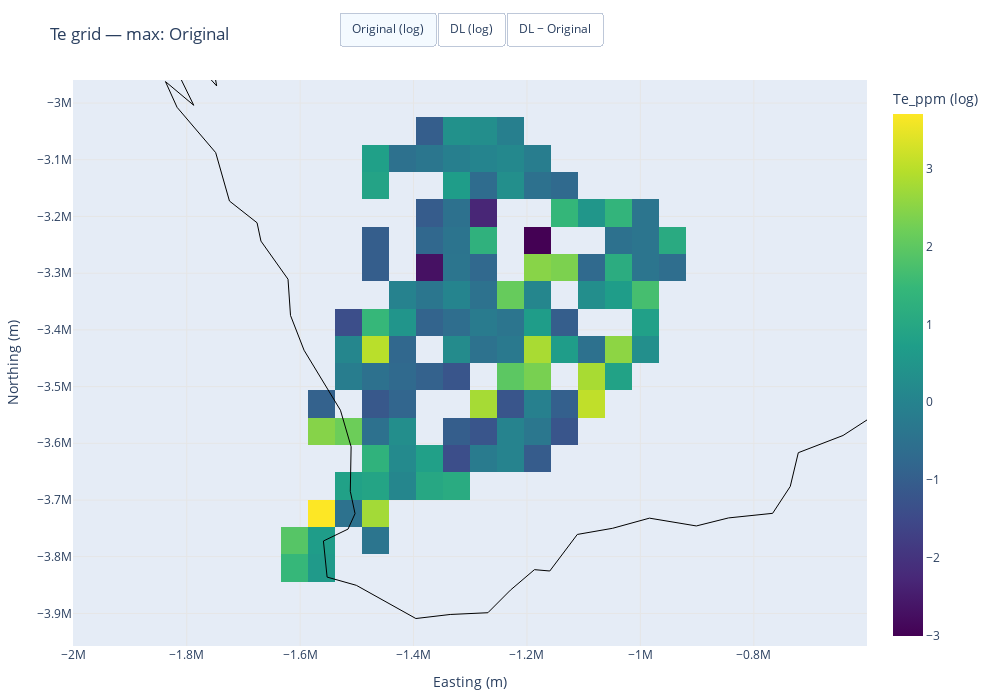

This figure's notebook cell:
### Code cell
# ───────────────────────────────────────────────────────────────────────────────
# 5. Grid comparison (Plotly map-like with Australia outline) + CSV export
# ───────────────────────────────────────────────────────────────────────────────
import numpy as np
import geopandas as gpd
import plotly.graph_objects as go
from shapely.geometry import Polygon, MultiPolygon, LineString, MultiLineString
import pandas as pd

# ---------- 5.1 Grid setup ----------
GRID_SPACING = 50000  # metres (edit to change cell size)

# Ensure projected CRS (metres)
orig_gdf = orig_gdf.to_crs(TARGET_CRS)
dl_gdf   = dl_gdf.to_crs(TARGET_CRS)

# Extent from data (with 5% padding)
minx1, miny1, maxx1, maxy1 = dl_gdf.total_bounds
minx2, miny2, maxx2, maxy2 = orig_gdf.total_bounds
minx, miny = min(minx1, minx2), min(miny1, miny2)
maxx, maxy = max(maxx1, maxx2), max(maxy1, maxy2)
pad_x, pad_y = 0.05 * (maxx - minx), 0.05 * (maxy - miny)
x0, x1, y0, y1 = minx - pad_x, maxx + pad_x, miny - pad_y, maxy + pad_y
extent = [x0, x1, y0, y1]

nx = int(np.ceil((x1 - x0) / GRID_SPACING))
ny = int(np.ceil((y1 - y0) / GRID_SPACING))

def assign_grid_indices(gdf, x0, y0, spacing, nx, ny):
    g = gdf.copy()
    g["grid_ix"] = ((g.geometry.x - x0) // spacing).astype(int).clip(0, nx - 1)
    g["grid_iy"] = ((g.geometry.y - y0) // spacing).astype(int).clip(0, ny - 1)
    return g

dl_idx   = assign_grid_indices(dl_gdf,   x0, y0, GRID_SPACING, nx, ny)
orig_idx = assign_grid_indices(orig_gdf, x0, y0, GRID_SPACING, nx, ny)

# ---------- 5.2 Compare (choose method) ----------
method_name = "max"  # "max" | "mean" | "median" | "chi2"
compare_fn  = COMPARISON_METHODS[method_name]
arr_orig, arr_dl, arr_cmp = compare_fn(dl_idx, orig_idx, nx, ny)  # (ny, nx)

is_chi2 = (method_name.lower() == "chi2")
orig_title = "Sample count (log)" if is_chi2 else "Te_ppm (log)"
diff_title = "χ² statistic" if is_chi2 else "Δ Te_ppm"



# ---------- 5.3 Australia boundary ----------
countries = gpd.read_file("ne_110m_admin_0_countries.shp")
australia = countries[countries["ADMIN"] == "Australia"].to_crs(TARGET_CRS)

# ---------- helpers ----------
def mask_nonpos(a):
    a = np.array(a, dtype=float)
    a[~np.isfinite(a) | (a <= 0)] = np.nan
    return a

def grid_centers_from_extent(extent, nx, ny):
    x0, x1, y0, y1 = extent
    dx = (x1 - x0) / nx
    dy = (y1 - y0) / ny
    xs = x0 + (np.arange(nx) + 0.5) * dx
    ys = y0 + (np.arange(ny) + 0.5) * dy
    return xs, ys

def gdf_to_line_traces(gdf, name="Boundary", color="black"):
    traces = []
    for geom in gdf.geometry:
        if geom is None:
            continue
        if isinstance(geom, Polygon):
            geoms = [geom.exterior]
        elif isinstance(geom, MultiPolygon):
            geoms = [p.exterior for p in geom.geoms]
        elif isinstance(geom, LineString):
            geoms = [geom]
        elif isinstance(geom, MultiLineString):
            geoms = list(geom.geoms)
        else:
            continue
        for g in geoms:
            x, y = g.xy
            traces.append(go.Scatter(
                x=np.asarray(x), y=np.asarray(y),
                mode="lines",
                line=dict(color=color, width=1),
                name=name, hoverinfo="skip", showlegend=False
            ))
    return traces

# Prepare rasters
Z_orig = mask_nonpos(arr_orig)
Z_dl   = mask_nonpos(arr_dl)
Z_cmp  = np.where(np.isfinite(arr_cmp), arr_cmp, np.nan)

ny, nx = Z_orig.shape
xs, ys = grid_centers_from_extent(extent, nx, ny)

# ---------- 5.4 Plotly map-like figure ----------
fig = go.Figure()

# Original (log10 colors)
Z0 = np.where(np.isfinite(Z_orig), np.log10(Z_orig), np.nan)
fig.add_trace(go.Heatmap(
    x=xs, y=ys, z=np.flipud(Z0),
    colorscale="Viridis",
    colorbar=dict(title=orig_title),
    zmin=np.nanmin(Z0), zmax=np.nanmax(Z0),
    hovertemplate="E: %{x:.0f} m<br>N: %{y:.0f} m<br>log10(Te): %{z:.2f}<extra></extra>",
    visible=True, name="Original (log)"
))

# DL (log10)
Z1 = np.where(np.isfinite(Z_dl), np.log10(Z_dl), np.nan)
fig.add_trace(go.Heatmap(
    x=xs, y=ys, z=np.flipud(Z1),
    colorscale="Viridis",
    colorbar=dict(title=orig_title),
    zmin=np.nanmin(Z1), zmax=np.nanmax(Z1),
    hovertemplate="E: %{x:.0f} m<br>N: %{y:.0f} m<br>log10(Te): %{z:.2f}<extra></extra>",
    visible=False, name="DL (log)"
))

# DL − Original (linear, symmetric)
dv = np.nanmax(np.abs(Z_cmp)); dv = 1.0 if not np.isfinite(dv) else dv
fig.add_trace(go.Heatmap(
    x=xs, y=ys, z=np.flipud(Z_cmp),
    colorscale="RdBu",
    colorbar=dict(title=orig_title),
    zmin=-dv, zmax=dv,
    hovertemplate="E: %{x:.0f} m<br>N: %{y:.0f} m<br>Δ: %{z:.3g}<extra></extra>",
    visible=False, name="DL − Original"
))

# Australia outline (always visible)
aus_traces = gdf_to_line_traces(australia, name="Australia outline")
for tr in aus_traces:
    fig.add_trace(tr)
n_outline = len(aus_traces)

# Buttons to toggle layers
fig.update_layout(
    title=f"Te grid — {method_name}: Original",
    updatemenus=[dict(
        type="buttons", direction="right", x=0.5, y=1.12, xanchor="center",
        buttons=[
            dict(label="Original (log)", method="update",
                 args=[{"visible": [True,  False, False] + [True]*n_outline},
                       {"title": f"Te grid — {method_name}: Original"}]),
            dict(label="DL (log)", method="update",
                 args=[{"visible": [False, True,  False] + [True]*n_outline},
                       {"title": f"Te grid — {method_name}: DL"}]),
            dict(label="DL − Original", method="update",
                 args=[{"visible": [False, False, True ] + [True]*n_outline},
                       {"title": f"Te grid — {method_name}: DL − Original"}]),
        ]
    )],
    xaxis_title="Easting (m)", yaxis_title="Northing (m)",
    width=1000, height=700, margin=dict(l=60, r=120, t=70, b=50)
)

# Map-like axes
fig.update_xaxes(range=[x0, x1], showgrid=True, gridcolor="#e6e6e6")
fig.update_yaxes(range=[y0, y1], scaleanchor='x', scaleratio=1.0,
                 showgrid=True, gridcolor="#e6e6e6")

# No "download PNG" in toolbar
fig.show(config={"displaylogo": False, "modeBarButtonsToRemove": ["toImage"]})

### Figure 1 — Plotly figure (JSON) as saved in the notebook; plotly's stock layout.template omitted (floating-point values rounded to 4 significant figures; data arrays with more than 128 entries replaced by an {"elided": "..."} marker saying what was removed)
{"data": [{"colorbar": {"title": {"text": "Te_ppm (log)"}}, "colorscale": [[0, "#440154"], [0.1111, "#482878"], [0.2222, "#3e4989"], [0.3333, "#31688e"], [0.4444, "#26828e"], [0.5556, "#1f9e89"], [0.6667, "#35b779"], [0.7778, "#6ece58"], [0.8889, "#b5de2b"], [1, "#fde725"]], "hovertemplate": "E: %{x:.0f} m<br>N: %{y:.0f} m<br>log10(Te): %{z:.2f}<extra></extra>", "name": "Original (log)", "type": "heatmap", "visible": true, "x": [-1705000.0, -1658000.0, -1610000.0, -1562000.0, -1515000.0, -1467000.0, -1419000.0, -1372000.0, -1324000.0, -1277000.0, -1229000.0, -1181000.0, -1134000.0, -1086000.0, -1039000.0, -990900.0, -943300.0, -895700.0], "y": [-3916000.0, -3867000.0, -3819000.0, -3771000.0, -3723000.0, -3675000.0, -3627000.0, -3579000.0, -3531000.0, -3482000.0, -3434000.0, -3386000.0, -3338000.0, -3290000.0, -3242000.0, -3194000.0, -3146000.0, -3098000.0, -3049000.0, -3001000.0], "z": {"elided": "20x18 float values"}, "zmax": 3.699, "zmin": -3}, {"colorbar": {"title": {"text": "Te_ppm (log)"}}, "colorscale": [[0, "#440154"], [0.1111, "#482878"], [0.2222, "#3e4989"], [0.3333, "#31688e"], [0.4444, "#26828e"], [0.5556, "#1f9e89"], [0.6667, "#35b779"], [0.7778, "#6ece58"], [0.8889, "#b5de2b"], [1, "#fde725"]], "hovertemplate": "E: %{x:.0f} m<br>N: %{y:.0f} m<br>log10(Te): %{z:.2f}<extra></extra>", "name": "DL (log)", "type": "heatmap", "visible": false, "x": [-1705000.0, -1658000.0, -1610000.0, -1562000.0, -1515000.0, -1467000.0, -1419000.0, -1372000.0, -1324000.0, -1277000.0, -1229000.0, -1181000.0, -1134000.0, -1086000.0, -1039000.0, -990900.0, -943300.0, -895700.0], "y": [-3916000.0, -3867000.0, -3819000.0, -3771000.0, -3723000.0, -3675000.0, -3627000.0, -3579000.0, -3531000.0, -3482000.0, -3434000.0, -3386000.0, -3338000.0, -3290000.0, -3242000.0, -3194000.0, -3146000.0, -3098000.0, -3049000.0, -3001000.0], "z": {"elided": "20x18 float values"}, "zmax": 3.033, "zmin": -2.456}, {"colorbar": {"title": {"text": "Te_ppm (log)"}}, "colorscale": [[0, "rgb(103,0,31)"], [0.1, "rgb(178,24,43)"], [0.2, "rgb(214,96,77)"], [0.3, "rgb(244,165,130)"], [0.4, "rgb(253,219,199)"], [0.5, "rgb(247,247,247)"], [0.6, "rgb(209,229,240)"], [0.7, "rgb(146,197,222)"], [0.8, "rgb(67,147,195)"], [0.9, "rgb(33,102,172)"], [1, "rgb(5,48,97)"]], "hovertemplate": "E: %{x:.0f} m<br>N: %{y:.0f} m<br>Δ: %{z:.3g}<extra></extra>", "name": "DL − Original", "type": "heatmap", "visible": false, "x": [-1705000.0, -1658000.0, -1610000.0, -1562000.0, -1515000.0, -1467000.0, -1419000.0, -1372000.0, -1324000.0, -1277000.0, -1229000.0, -1181000.0, -1134000.0, -1086000.0, -1039000.0, -990900.0, -943300.0, -895700.0], "y": [-3916000.0, -3867000.0, -3819000.0, -3771000.0, -3723000.0, -3675000.0, -3627000.0, -3579000.0, -3531000.0, -3482000.0, -3434000.0, -3386000.0, -3338000.0, -3290000.0, -3242000.0, -3194000.0, -3146000.0, -3098000.0, -3049000.0, -3001000.0], "z": {"elided": "20x18 float values"}, "zmax": 4864.0, "zmin": -4864.0}, {"hoverinfo": "skip", "line": {"color": "black", "width": 1}, "mode": "lines", "name": "Australia outline", "showlegend": false, "type": "scatter", "visible": true, "x": [1346000.0, 1397000.0, 1386000.0, 1353000.0, 1333000.0, 1308000.0, 1241000.0, 1224000.0, 1174000.0, 1132000.0, 1128000.0, 1088000.0, 1096000.0, 1151000.0, 1229000.0, 1277000.0, 1346000.0], "y": [-4545000.0, -4559000.0, -4687000.0, -4721000.0, -4806000.0, -4773000.0, -4840000.0, -4832000.0, -4823000.0, -4726000.0, -4654000.0, -4555000.0, -4506000.0, -4521000.0, -4567000.0, -4558000.0, -4545000.0]}, {"hoverinfo": "skip", "line": {"color": "black", "width": 1}, "mode": "lines", "name": "Australia outline", "showlegend": false, "type": "scatter", "visible": true, "x": {"elided": "224 float values"}, "y": {"elided": "224 float values"}}], "layout": {"height": 700, "margin": {"b": 50, "l": 60, "r": 120, "t": 70}, "title": {"text": "Te grid — max: Original"}, "updatemenus": [{"active": 0, "buttons": [{"args": [{"visible": [true, false, false, true, true]}, {"title": "Te grid — max: Original"}], "label": "Original (log)", "method": "update"}, {"args": [{"visible": [false, true, false, true, true]}, {"title": "Te grid — max: DL"}], "label": "DL (log)", "method": "update"}, {"args": [{"visible": [false, false, true, true, true]}, {"title": "Te grid — max: DL − Original"}], "label": "DL − Original", "method": "update"}], "direction": "right", "type": "buttons", "x": 0.5, "xanchor": "center", "y": 1.12}], "width": 1000, "xaxis": {"domain": [0, 1], "gridcolor": "#e6e6e6", "range": [-1973000.0, -627600.0], "showgrid": true, "title": {"text": "Easting (m)"}, "type": "linear"}, "yaxis": {"domain": [0, 1], "gridcolor": "#e6e6e6", "range": [-3948000.0, -2968000.0], "scaleanchor": "x", "scaleratio": 1, "showgrid": true, "title": {"text": "Northing (m)"}, "type": "linear"}}}
